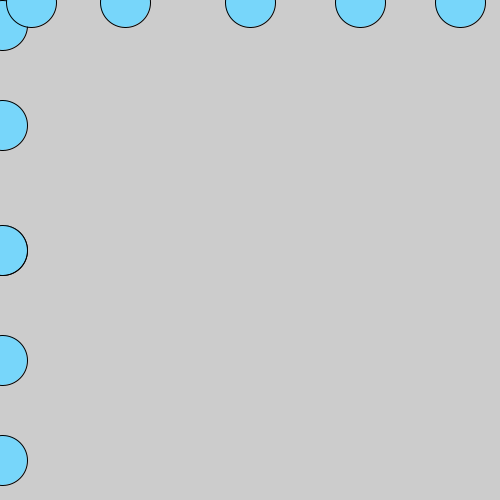
Frame 1 (no input)
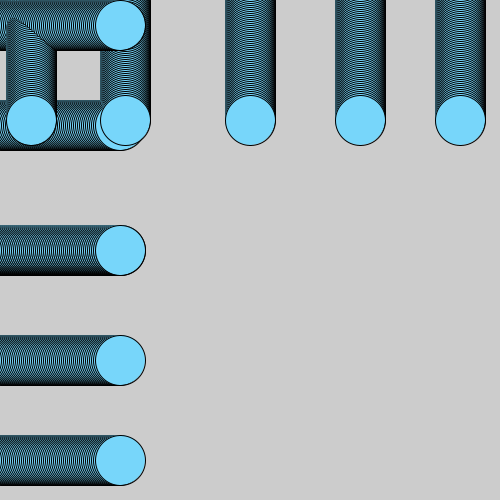
Frame 60 (the mouse pressed at the canvas centre just before this capture)
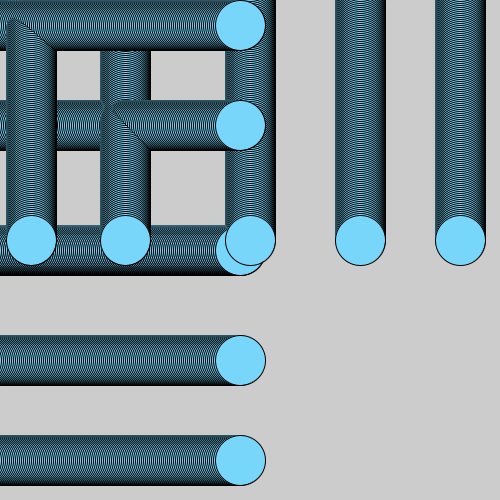
Frame 120 (the mouse held since frame 60 and released just before this capture)

The Processing sketch that drew these frames (run headless with seeded random() and noise(); from frame 60 on, the mouse is pressed at the canvas centre):

// Processing sketch: processing_158039
// ── processing_158039.pde

int perro = 0;
void setup() {
  size(500,500);
}
void draw() {
  perro = perro+2;
  fill(119,214,250);
  ellipse(perro,height/2,50,50);
  ellipse(perro,height/4,50,50);
  ellipse(perro,height/20,50,50);
  ellipse(perro,height/2,50,50);
  ellipse(perro,height-140,50,50);
  ellipse(perro,height-40,50,50);
  ellipse(width/2, perro, 50,50);
  ellipse(width/4, perro, 50,50);
  ellipse(width-40, perro, 50,50);
  ellipse(width-140, perro, 50,50);
  ellipse(width/16, perro, 50,50);
}
